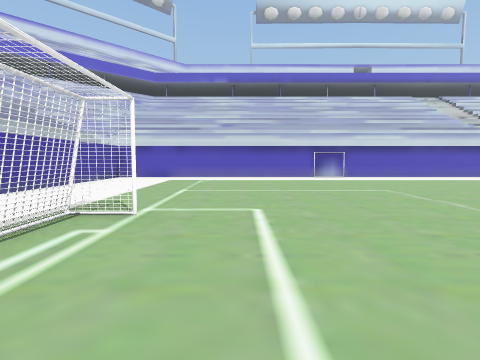
view 1 (above)

20 first-person views from a walk through a scene from a Unity 3-D project. The camera is 1.4 m above the floor, tilts 4° down and sees 80° across. The floor is counted in squares, 1.64 m on a side. Each view is taken from the middle of a square. On the plan, view 1 faces up. The plan holds only what a view shows up to about 11 squares ahead; the rest is blank. The place goes on beyond the plan. The player character is not drawn. Some animated figures are left out.

view 2
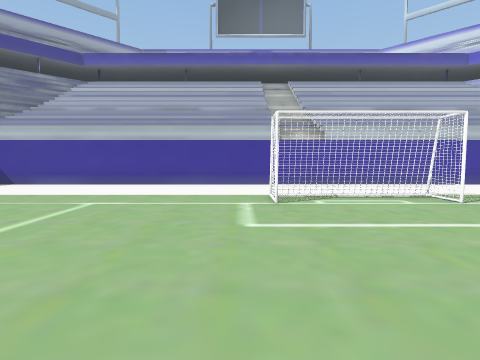

view 3
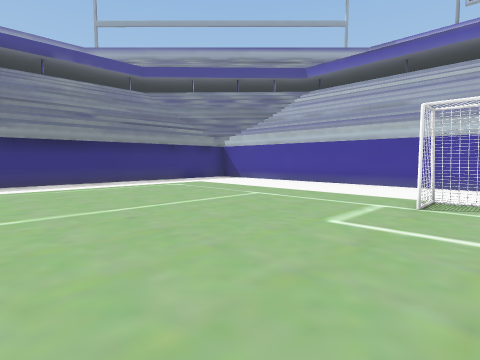

view 4
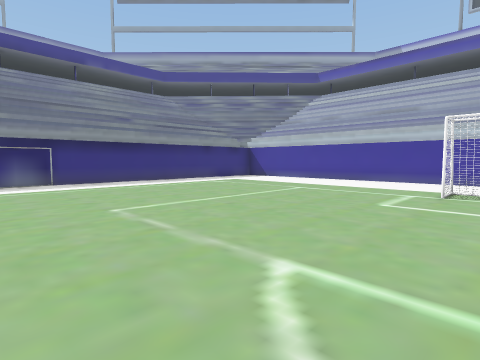

view 5
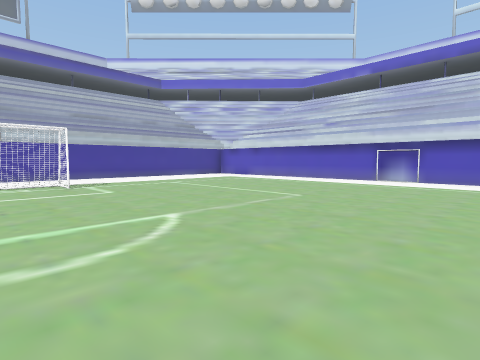

view 6
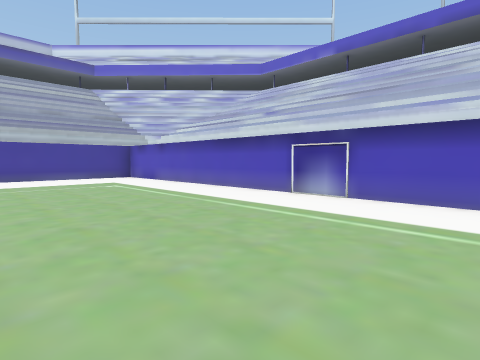

view 7
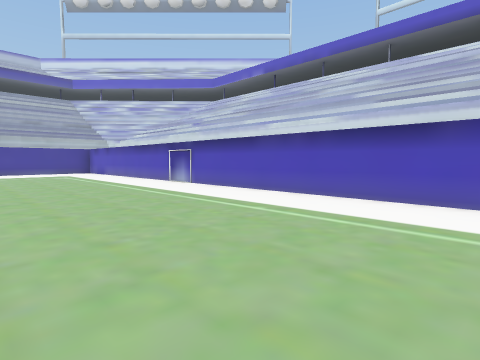

view 8
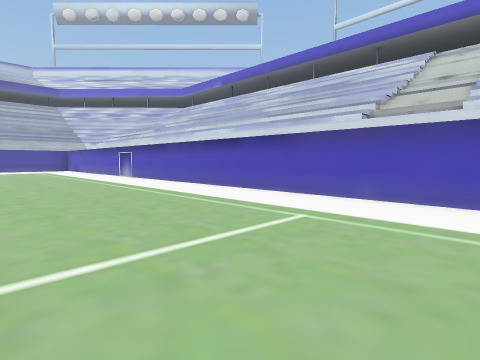

view 9
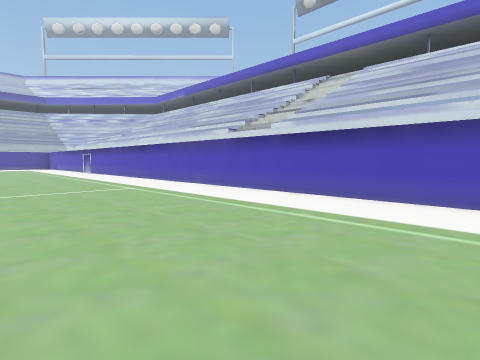

view 10
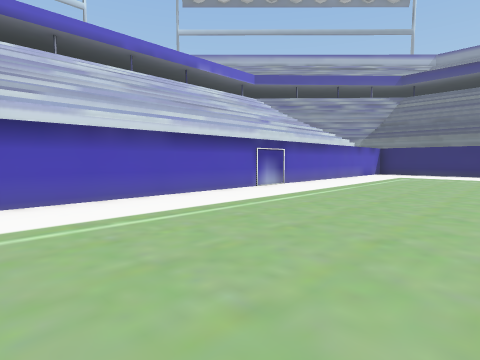

view 11
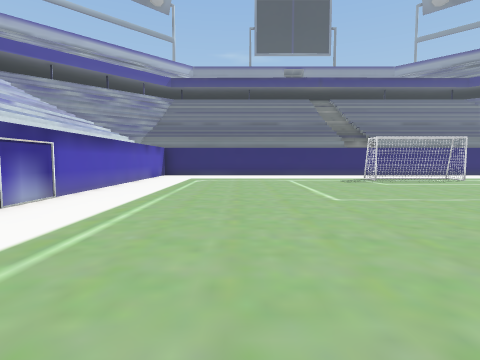

view 12
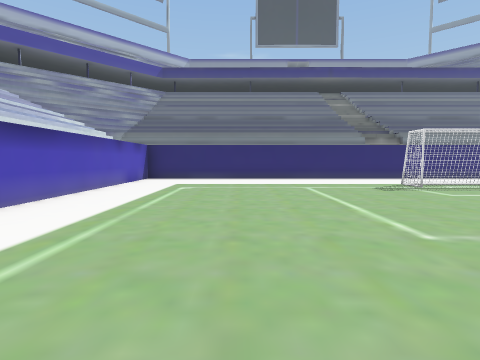

view 13
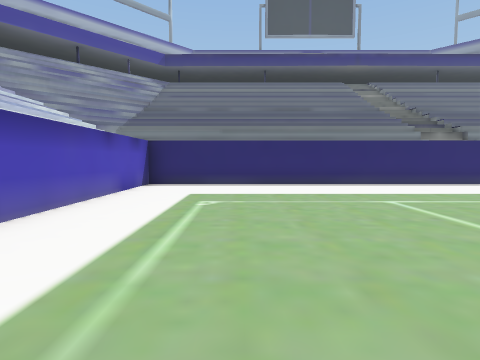

view 14
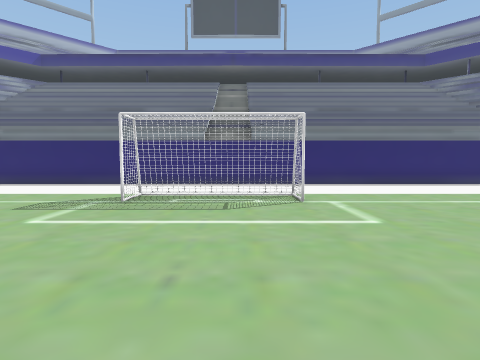

view 15
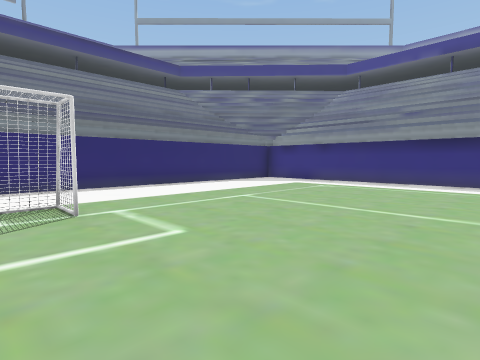

view 16
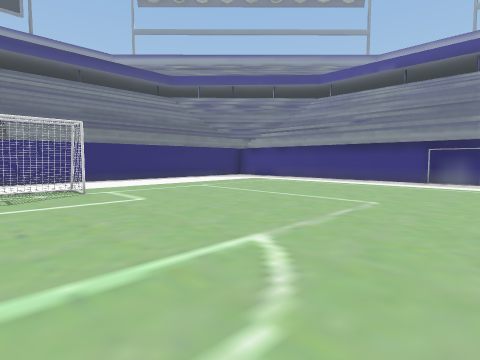

view 17
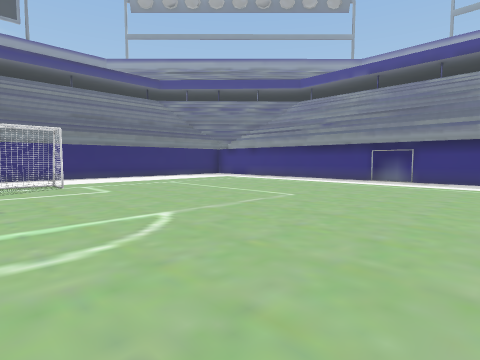

view 18
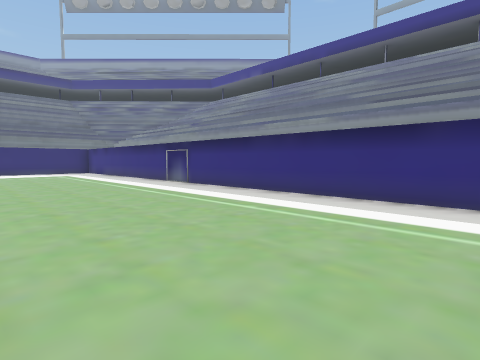

view 19
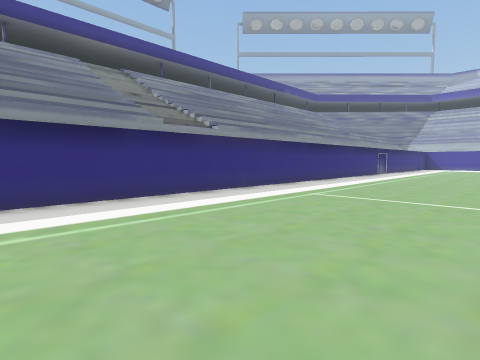

view 20
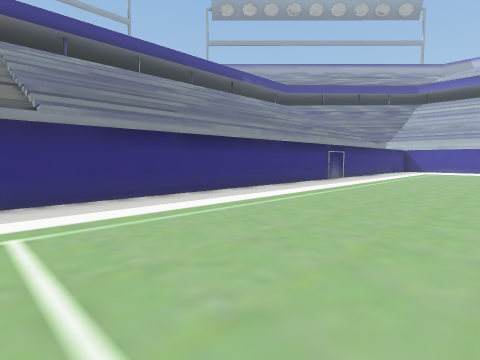

### Floor plan
Key: @ floor where view 1 was taken; # wall or solid block; . floor; T thing the floor can be seen under or through.
Columns run from 6 left of view 1 to 40 right of it. Each row starts with its distance up from view 1.
 15      ##########################################
 14     ..........................................#
 13    ...........................................#
 12   ............................................#
 11 #.............................................#
 10 #.............................................#
  9 #.............................................#
  8 #.............................................#
  7 #..............                 ..............#
  6 #..............                  .............#
  5 #..............                    ...........#
  4 #...T..........                     .....T....#
  3 #..T...........                ...........T...#
  2 #..T...........                ...........T...#
  1 #...T........                  ..........T....#
  0 #.....@......                  ...............#
 -1 #............                  ...............#
 -2 #............                  ...............#
 -3 #............    .............................#
 -4 #.............................................#
 -5 #.............................................#
 -6 #.............................................#
 -7 #...........................................  #
 -8 #   .......................................
 -9      ....... .............................
-10       ######  ###########################

Where each view was taken, in squares from view 1:
view 1: 0 up, 0 right, facing up
view 2: 0 up, 4 right, facing left
view 3: 2 up, 4 right, facing down-left
view 4: 2 up, 6 right, facing down-left
view 5: 2 up, 8 right, facing up-left
view 6: 8 up, 8 right, facing up-left
view 7: 8 up, 14 right, facing up-left
view 8: 8 up, 19 right, facing up-left
view 9: 8 up, 25 right, facing up-left
view 10: 8 up, 21 right, facing up-right
view 11: 10 up, 23 right, facing right
view 12: 10 up, 26 right, facing right
view 13: 11 up, 29 right, facing right
view 14: 2 up, 29 right, facing right
view 15: 2 up, 30 right, facing down-right
view 16: 3 up, 27 right, facing down-right
view 17: 3 up, 25 right, facing down-right
view 18: 3 down, 19 right, facing down-right
view 19: 3 down, 23 right, facing down-left
view 20: 3 down, 17 right, facing down-left
